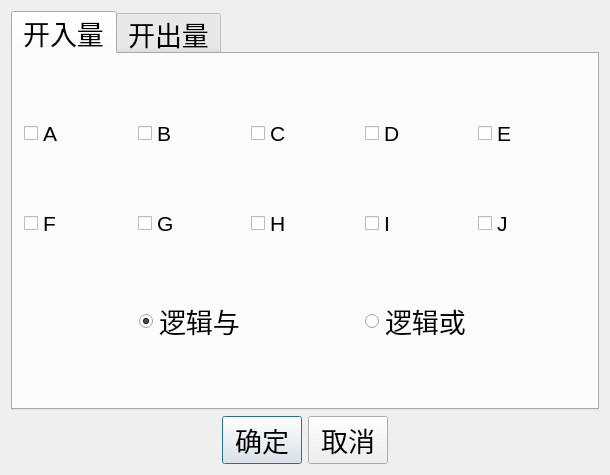
<?xml version="1.0" encoding="UTF-8"?>
<ui version="4.0">
 <class>CFaultGradientSetting</class>
 <widget class="QDialog" name="CFaultGradientSetting">
  <property name="geometry">
   <rect>
    <x>0</x>
    <y>0</y>
    <width>610</width>
    <height>475</height>
   </rect>
  </property>
  <property name="windowTitle">
   <string>开出量设置</string>
  </property>
  <layout class="QVBoxLayout" name="verticalLayout_6">
   <item>
    <layout class="QVBoxLayout" name="verticalLayout">
     <item>
      <widget class="QSttTabWidget" name="tabWidget">
       <property name="font">
        <font>
         <pointsize>20</pointsize>
        </font>
       </property>
       <property name="currentIndex">
        <number>0</number>
       </property>
       <widget class="QWidget" name="m_tabBIn">
        <attribute name="title">
         <string>开入量</string>
        </attribute>
        <layout class="QVBoxLayout" name="verticalLayout_2">
         <item>
          <layout class="QGridLayout" name="gridLayout">
           <item row="0" column="2">
            <widget class="QSttCheckBox" name="m_cbBinC">
             <property name="font">
              <font>
               <pointsize>16</pointsize>
              </font>
             </property>
             <property name="styleSheet">
              <string notr="true"/>
             </property>
             <property name="text">
              <string>C</string>
             </property>
            </widget>
           </item>
           <item row="0" column="0">
            <widget class="QSttCheckBox" name="m_cbBinA">
             <property name="font">
              <font>
               <pointsize>16</pointsize>
              </font>
             </property>
             <property name="styleSheet">
              <string notr="true"/>
             </property>
             <property name="text">
              <string>A</string>
             </property>
            </widget>
           </item>
           <item row="0" column="1">
            <widget class="QSttCheckBox" name="m_cbBinB">
             <property name="font">
              <font>
               <pointsize>16</pointsize>
              </font>
             </property>
             <property name="styleSheet">
              <string notr="true"/>
             </property>
             <property name="text">
              <string>B</string>
             </property>
            </widget>
           </item>
           <item row="0" column="3">
            <widget class="QSttCheckBox" name="m_cbBinD">
             <property name="font">
              <font>
               <pointsize>16</pointsize>
              </font>
             </property>
             <property name="styleSheet">
              <string notr="true"/>
             </property>
             <property name="text">
              <string>D</string>
             </property>
            </widget>
           </item>
           <item row="0" column="4">
            <widget class="QSttCheckBox" name="m_cbBinE">
             <property name="font">
              <font>
               <pointsize>16</pointsize>
              </font>
             </property>
             <property name="styleSheet">
              <string notr="true"/>
             </property>
             <property name="text">
              <string>E</string>
             </property>
            </widget>
           </item>
          </layout>
         </item>
         <item>
          <layout class="QGridLayout" name="gridLayout_2">
           <item row="0" column="1">
            <widget class="QSttCheckBox" name="m_cbBinF">
             <property name="font">
              <font>
               <pointsize>16</pointsize>
              </font>
             </property>
             <property name="styleSheet">
              <string notr="true"/>
             </property>
             <property name="text">
              <string>F</string>
             </property>
            </widget>
           </item>
           <item row="0" column="2">
            <widget class="QSttCheckBox" name="m_cbBinG">
             <property name="font">
              <font>
               <pointsize>16</pointsize>
              </font>
             </property>
             <property name="styleSheet">
              <string notr="true"/>
             </property>
             <property name="text">
              <string>G</string>
             </property>
            </widget>
           </item>
           <item row="0" column="4">
            <widget class="QSttCheckBox" name="m_cbBinI">
             <property name="font">
              <font>
               <pointsize>16</pointsize>
              </font>
             </property>
             <property name="styleSheet">
              <string notr="true"/>
             </property>
             <property name="text">
              <string>I</string>
             </property>
            </widget>
           </item>
           <item row="0" column="3">
            <widget class="QSttCheckBox" name="m_cbBinH">
             <property name="font">
              <font>
               <pointsize>16</pointsize>
              </font>
             </property>
             <property name="styleSheet">
              <string notr="true"/>
             </property>
             <property name="text">
              <string>H</string>
             </property>
            </widget>
           </item>
           <item row="0" column="5">
            <widget class="QSttCheckBox" name="m_cbBinJ">
             <property name="font">
              <font>
               <pointsize>16</pointsize>
              </font>
             </property>
             <property name="styleSheet">
              <string notr="true"/>
             </property>
             <property name="text">
              <string>J</string>
             </property>
            </widget>
           </item>
          </layout>
         </item>
         <item>
          <layout class="QHBoxLayout" name="horizontalLayout_4">
           <item>
            <spacer name="horizontalSpacer_3">
             <property name="orientation">
              <enum>Qt::Horizontal</enum>
             </property>
             <property name="sizeHint" stdset="0">
              <size>
               <width>20</width>
               <height>20</height>
              </size>
             </property>
            </spacer>
           </item>
           <item>
            <widget class="QRadioButton" name="m_rbAnd">
             <property name="text">
              <string>逻辑与</string>
             </property>
             <property name="checked">
              <bool>true</bool>
             </property>
            </widget>
           </item>
           <item>
            <spacer name="horizontalSpacer_5">
             <property name="orientation">
              <enum>Qt::Horizontal</enum>
             </property>
             <property name="sizeHint" stdset="0">
              <size>
               <width>40</width>
               <height>20</height>
              </size>
             </property>
            </spacer>
           </item>
           <item>
            <widget class="QRadioButton" name="m_rbOr">
             <property name="text">
              <string>逻辑或</string>
             </property>
            </widget>
           </item>
           <item>
            <spacer name="horizontalSpacer_4">
             <property name="orientation">
              <enum>Qt::Horizontal</enum>
             </property>
             <property name="sizeHint" stdset="0">
              <size>
               <width>40</width>
               <height>20</height>
              </size>
             </property>
            </spacer>
           </item>
          </layout>
         </item>
        </layout>
       </widget>
       <widget class="QWidget" name="m_tabBOut">
        <attribute name="title">
         <string>开出量</string>
        </attribute>
        <layout class="QVBoxLayout" name="verticalLayout_3">
         <item>
          <widget class="QGroupBox" name="m_gbNormal">
           <property name="title">
            <string>常态</string>
           </property>
           <layout class="QVBoxLayout" name="verticalLayout_4">
            <item>
             <layout class="QGridLayout" name="gridLayout_3">
              <item row="0" column="2">
               <widget class="QSttCheckBox" name="m_cbBOut2">
                <property name="font">
                 <font>
                  <pointsize>16</pointsize>
                 </font>
                </property>
                <property name="styleSheet">
                 <string notr="true"/>
                </property>
                <property name="text">
                 <string>3</string>
                </property>
                <attribute name="buttonGroup">
                 <string notr="true">btnGrpNormal</string>
                </attribute>
               </widget>
              </item>
              <item row="0" column="3">
               <widget class="QSttCheckBox" name="m_cbBOut3">
                <property name="font">
                 <font>
                  <pointsize>16</pointsize>
                 </font>
                </property>
                <property name="styleSheet">
                 <string notr="true"/>
                </property>
                <property name="text">
                 <string>4</string>
                </property>
                <attribute name="buttonGroup">
                 <string notr="true">btnGrpNormal</string>
                </attribute>
               </widget>
              </item>
              <item row="1" column="0">
               <widget class="QSttCheckBox" name="m_cbBOut5">
                <property name="font">
                 <font>
                  <pointsize>16</pointsize>
                 </font>
                </property>
                <property name="styleSheet">
                 <string notr="true"/>
                </property>
                <property name="text">
                 <string>6</string>
                </property>
                <attribute name="buttonGroup">
                 <string notr="true">btnGrpNormal</string>
                </attribute>
               </widget>
              </item>
              <item row="1" column="1">
               <widget class="QSttCheckBox" name="m_cbBOut6">
                <property name="font">
                 <font>
                  <pointsize>16</pointsize>
                 </font>
                </property>
                <property name="styleSheet">
                 <string notr="true"/>
                </property>
                <property name="text">
                 <string>7</string>
                </property>
                <attribute name="buttonGroup">
                 <string notr="true">btnGrpNormal</string>
                </attribute>
               </widget>
              </item>
              <item row="0" column="1">
               <widget class="QSttCheckBox" name="m_cbBOut1">
                <property name="font">
                 <font>
                  <pointsize>16</pointsize>
                 </font>
                </property>
                <property name="styleSheet">
                 <string notr="true"/>
                </property>
                <property name="text">
                 <string>2</string>
                </property>
                <attribute name="buttonGroup">
                 <string notr="true">btnGrpNormal</string>
                </attribute>
               </widget>
              </item>
              <item row="1" column="4">
               <widget class="QSttCheckBox" name="m_cbBOut9">
                <property name="font">
                 <font>
                  <pointsize>16</pointsize>
                 </font>
                </property>
                <property name="styleSheet">
                 <string notr="true"/>
                </property>
                <property name="text">
                 <string>10</string>
                </property>
                <attribute name="buttonGroup">
                 <string notr="true">btnGrpNormal</string>
                </attribute>
               </widget>
              </item>
              <item row="1" column="2">
               <widget class="QSttCheckBox" name="m_cbBOut7">
                <property name="font">
                 <font>
                  <pointsize>16</pointsize>
                 </font>
                </property>
                <property name="styleSheet">
                 <string notr="true"/>
                </property>
                <property name="text">
                 <string>8</string>
                </property>
                <attribute name="buttonGroup">
                 <string notr="true">btnGrpNormal</string>
                </attribute>
               </widget>
              </item>
              <item row="0" column="4">
               <widget class="QSttCheckBox" name="m_cbBOut4">
                <property name="font">
                 <font>
                  <pointsize>16</pointsize>
                 </font>
                </property>
                <property name="styleSheet">
                 <string notr="true"/>
                </property>
                <property name="text">
                 <string>5</string>
                </property>
                <attribute name="buttonGroup">
                 <string notr="true">btnGrpNormal</string>
                </attribute>
               </widget>
              </item>
              <item row="1" column="3">
               <widget class="QSttCheckBox" name="m_cbBOut8">
                <property name="font">
                 <font>
                  <pointsize>16</pointsize>
                 </font>
                </property>
                <property name="styleSheet">
                 <string notr="true"/>
                </property>
                <property name="text">
                 <string>9</string>
                </property>
                <attribute name="buttonGroup">
                 <string notr="true">btnGrpNormal</string>
                </attribute>
               </widget>
              </item>
              <item row="0" column="0">
               <widget class="QSttCheckBox" name="m_cbBOut0">
                <property name="font">
                 <font>
                  <pointsize>16</pointsize>
                 </font>
                </property>
                <property name="styleSheet">
                 <string notr="true"/>
                </property>
                <property name="text">
                 <string>1</string>
                </property>
                <attribute name="buttonGroup">
                 <string notr="true">btnGrpNormal</string>
                </attribute>
               </widget>
              </item>
             </layout>
            </item>
           </layout>
          </widget>
         </item>
         <item>
          <widget class="QGroupBox" name="m_gbError">
           <property name="title">
            <string>故障态</string>
           </property>
           <layout class="QVBoxLayout" name="verticalLayout_5">
            <item>
             <layout class="QGridLayout" name="gridLayout_4">
              <item row="1" column="4">
               <widget class="QSttCheckBox" name="m_cbBOut10_E19">
                <property name="font">
                 <font>
                  <pointsize>16</pointsize>
                 </font>
                </property>
                <property name="styleSheet">
                 <string notr="true"/>
                </property>
                <property name="text">
                 <string>10</string>
                </property>
                <attribute name="buttonGroup">
                 <string notr="true">btnGrpError</string>
                </attribute>
               </widget>
              </item>
              <item row="0" column="3">
               <widget class="QSttCheckBox" name="m_cbBOut4_E13">
                <property name="font">
                 <font>
                  <pointsize>16</pointsize>
                 </font>
                </property>
                <property name="styleSheet">
                 <string notr="true"/>
                </property>
                <property name="text">
                 <string>4</string>
                </property>
                <attribute name="buttonGroup">
                 <string notr="true">btnGrpError</string>
                </attribute>
               </widget>
              </item>
              <item row="0" column="1">
               <widget class="QSttCheckBox" name="m_cbBOut2_E11">
                <property name="font">
                 <font>
                  <pointsize>16</pointsize>
                 </font>
                </property>
                <property name="styleSheet">
                 <string notr="true"/>
                </property>
                <property name="text">
                 <string>2</string>
                </property>
                <attribute name="buttonGroup">
                 <string notr="true">btnGrpError</string>
                </attribute>
               </widget>
              </item>
              <item row="1" column="1">
               <widget class="QSttCheckBox" name="m_cbBOut7_E16">
                <property name="font">
                 <font>
                  <pointsize>16</pointsize>
                 </font>
                </property>
                <property name="styleSheet">
                 <string notr="true"/>
                </property>
                <property name="text">
                 <string>7</string>
                </property>
                <attribute name="buttonGroup">
                 <string notr="true">btnGrpError</string>
                </attribute>
               </widget>
              </item>
              <item row="0" column="4">
               <widget class="QSttCheckBox" name="m_cbBOut5_E14">
                <property name="font">
                 <font>
                  <pointsize>16</pointsize>
                 </font>
                </property>
                <property name="styleSheet">
                 <string notr="true"/>
                </property>
                <property name="text">
                 <string>5</string>
                </property>
                <attribute name="buttonGroup">
                 <string notr="true">btnGrpError</string>
                </attribute>
               </widget>
              </item>
              <item row="1" column="0">
               <widget class="QSttCheckBox" name="m_cbBOut6_E15">
                <property name="font">
                 <font>
                  <pointsize>16</pointsize>
                 </font>
                </property>
                <property name="styleSheet">
                 <string notr="true"/>
                </property>
                <property name="text">
                 <string>6</string>
                </property>
                <attribute name="buttonGroup">
                 <string notr="true">btnGrpError</string>
                </attribute>
               </widget>
              </item>
              <item row="1" column="3">
               <widget class="QSttCheckBox" name="m_cbBOut9_E18">
                <property name="font">
                 <font>
                  <pointsize>16</pointsize>
                 </font>
                </property>
                <property name="styleSheet">
                 <string notr="true"/>
                </property>
                <property name="text">
                 <string>9</string>
                </property>
                <attribute name="buttonGroup">
                 <string notr="true">btnGrpError</string>
                </attribute>
               </widget>
              </item>
              <item row="0" column="0">
               <widget class="QSttCheckBox" name="m_cbBOut1_E10">
                <property name="font">
                 <font>
                  <pointsize>16</pointsize>
                 </font>
                </property>
                <property name="styleSheet">
                 <string notr="true"/>
                </property>
                <property name="text">
                 <string>1</string>
                </property>
                <attribute name="buttonGroup">
                 <string notr="true">btnGrpError</string>
                </attribute>
               </widget>
              </item>
              <item row="1" column="2">
               <widget class="QSttCheckBox" name="m_cbBOut8_E17">
                <property name="font">
                 <font>
                  <pointsize>16</pointsize>
                 </font>
                </property>
                <property name="styleSheet">
                 <string notr="true"/>
                </property>
                <property name="text">
                 <string>8</string>
                </property>
                <attribute name="buttonGroup">
                 <string notr="true">btnGrpError</string>
                </attribute>
               </widget>
              </item>
              <item row="0" column="2">
               <widget class="QSttCheckBox" name="m_cbBOut3_E12">
                <property name="font">
                 <font>
                  <pointsize>16</pointsize>
                 </font>
                </property>
                <property name="styleSheet">
                 <string notr="true"/>
                </property>
                <property name="text">
                 <string>3</string>
                </property>
                <attribute name="buttonGroup">
                 <string notr="true">btnGrpError</string>
                </attribute>
               </widget>
              </item>
             </layout>
            </item>
           </layout>
          </widget>
         </item>
        </layout>
       </widget>
      </widget>
     </item>
     <item>
      <layout class="QHBoxLayout" name="horizontalLayout">
       <item>
        <spacer name="horizontalSpacer">
         <property name="orientation">
          <enum>Qt::Horizontal</enum>
         </property>
         <property name="sizeHint" stdset="0">
          <size>
           <width>40</width>
           <height>20</height>
          </size>
         </property>
        </spacer>
       </item>
       <item>
        <widget class="QPushButton" name="m_btnOK">
         <property name="font">
          <font>
           <pointsize>20</pointsize>
          </font>
         </property>
         <property name="text">
          <string>确定</string>
         </property>
        </widget>
       </item>
       <item>
        <widget class="QPushButton" name="m_btnCancel">
         <property name="font">
          <font>
           <pointsize>20</pointsize>
          </font>
         </property>
         <property name="text">
          <string>取消</string>
         </property>
        </widget>
       </item>
       <item>
        <spacer name="horizontalSpacer_2">
         <property name="orientation">
          <enum>Qt::Horizontal</enum>
         </property>
         <property name="sizeHint" stdset="0">
          <size>
           <width>40</width>
           <height>20</height>
          </size>
         </property>
        </spacer>
       </item>
      </layout>
     </item>
    </layout>
   </item>
  </layout>
 </widget>
 <layoutdefault spacing="6" margin="11"/>
 <customwidgets>
  <customwidget>
   <class>QSttCheckBox</class>
   <extends>QCheckBox</extends>
   <header>../Module/UI/Controls/SttCheckBox.h</header>
  </customwidget>
  <customwidget>
   <class>QSttTabWidget</class>
   <extends>QTabWidget</extends>
   <header>../Module/UI/Controls/SttTabWidget.h</header>
   <container>1</container>
  </customwidget>
 </customwidgets>
 <resources/>
 <connections/>
 <buttongroups>
  <buttongroup name="btnGrpNormal">
   <property name="exclusive">
    <bool>false</bool>
   </property>
  </buttongroup>
  <buttongroup name="btnGrpError">
   <property name="exclusive">
    <bool>false</bool>
   </property>
  </buttongroup>
 </buttongroups>
</ui>
